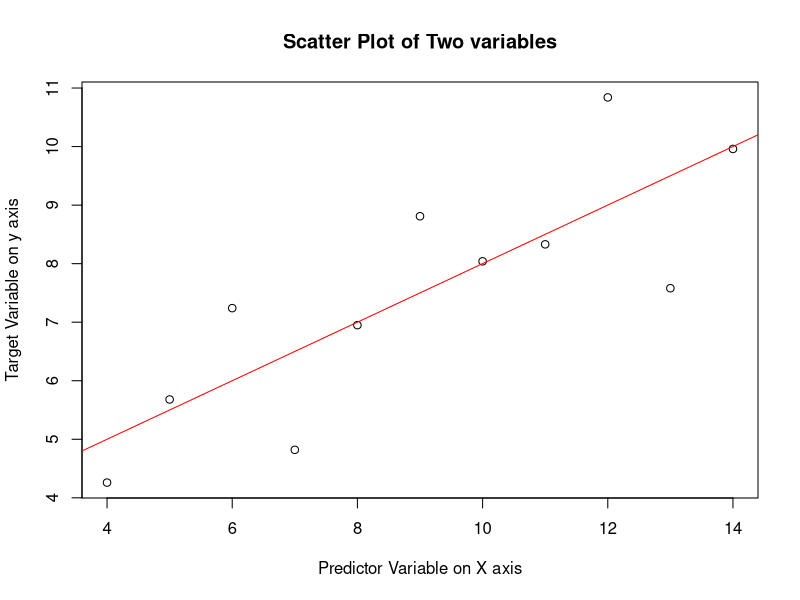
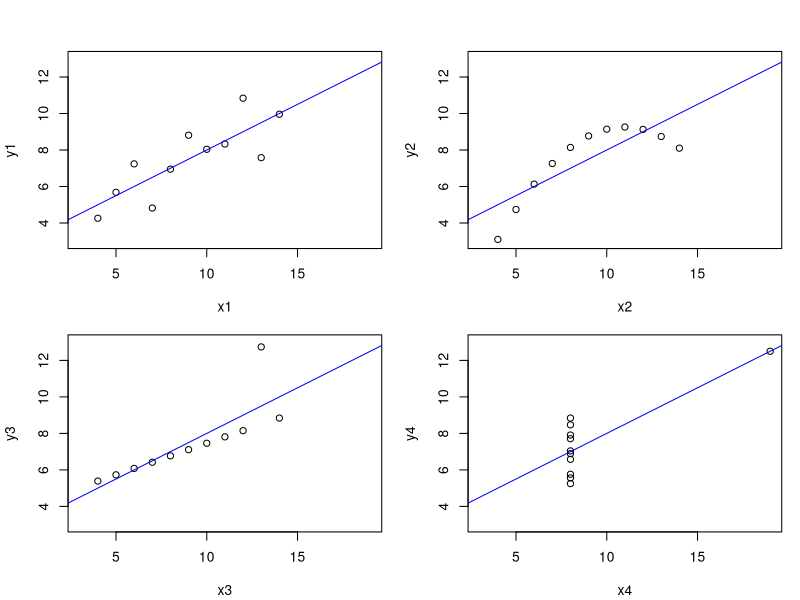
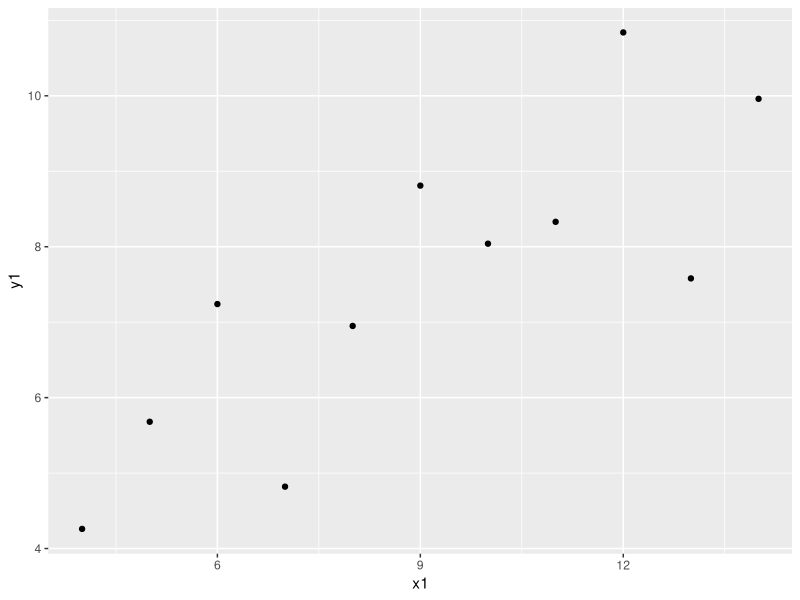
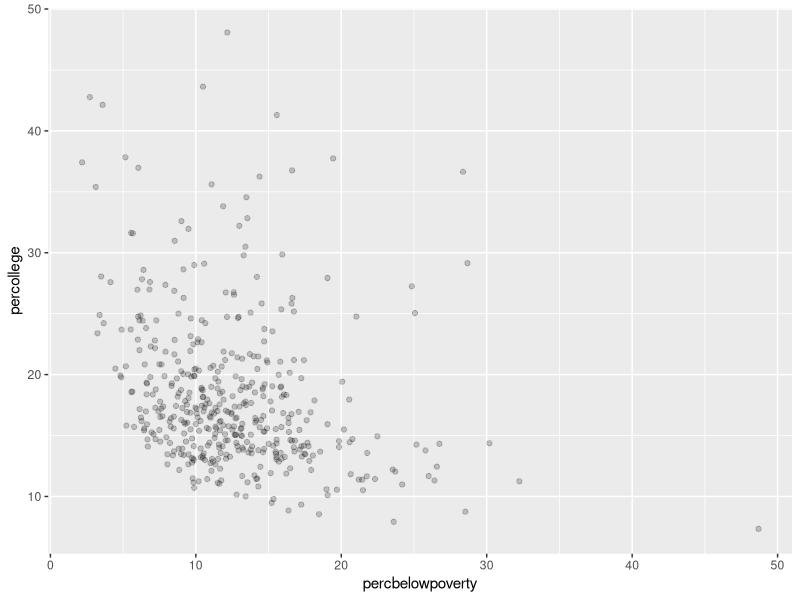
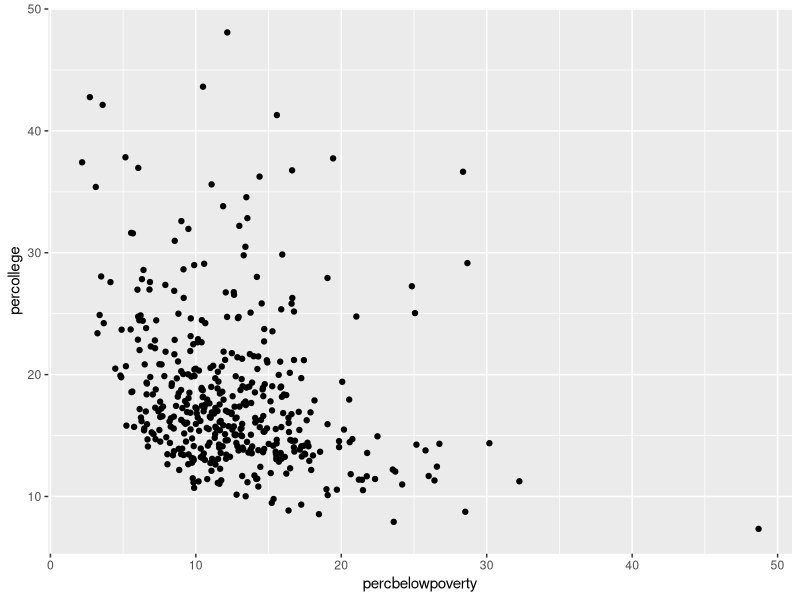
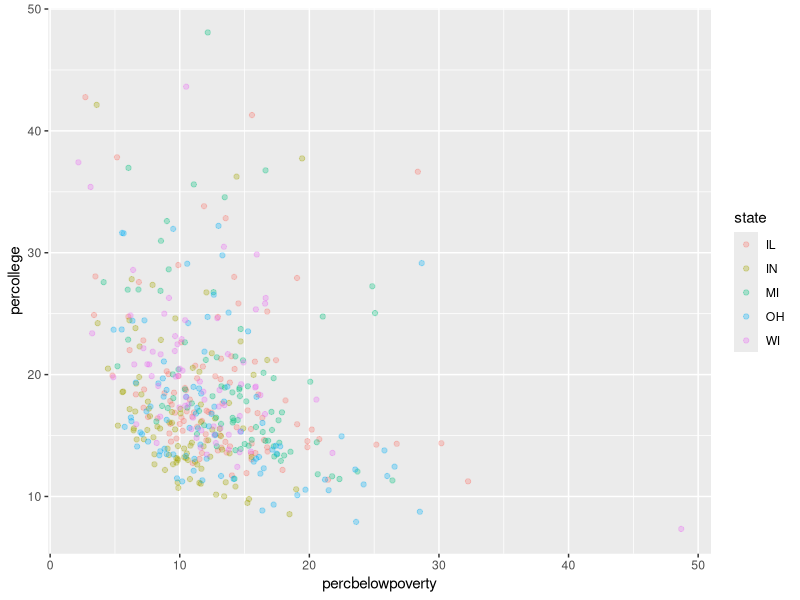
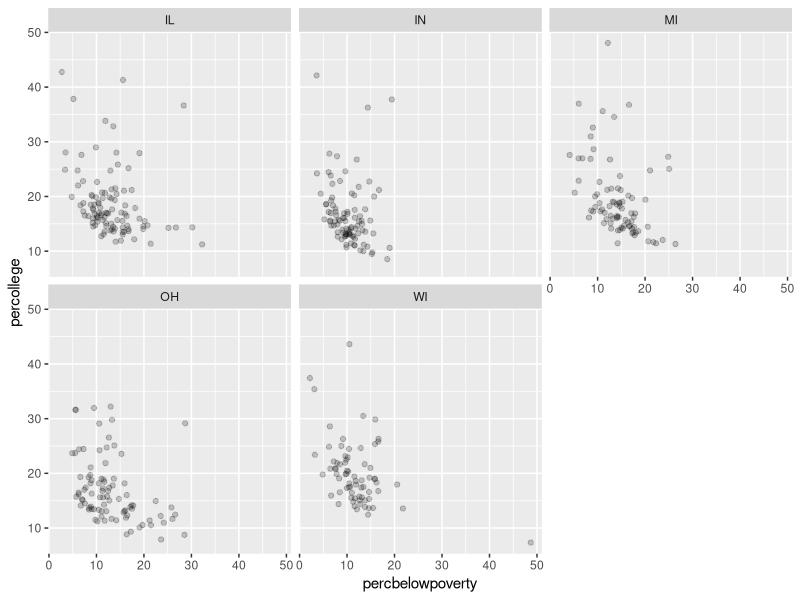
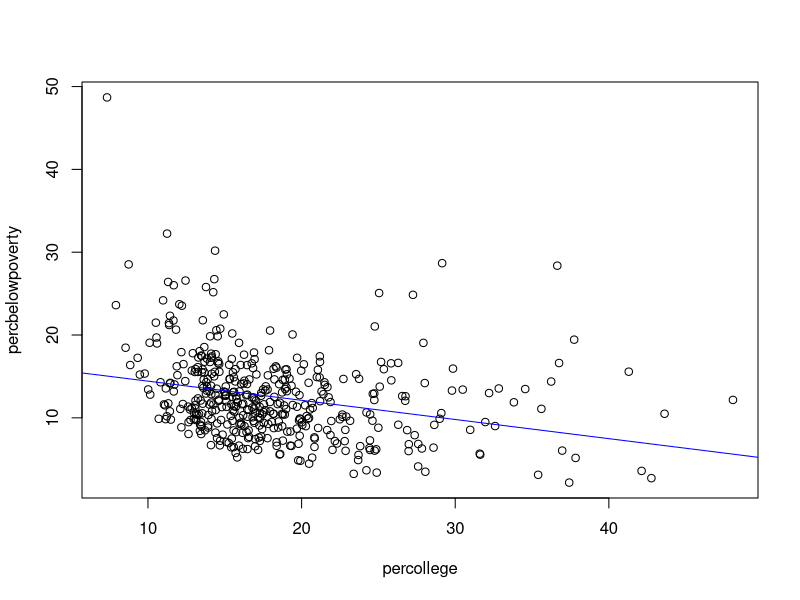

Write R code to recreate these figures, in order.
###########################################
# Tutorial 4: Correlation & Regression in R
###########################################

#### Goals:
#### 1. Learn how to make scatterplots in R, using base graphics and ggplot
#### 2. Learn how to use lm() and predict() to run a regression analysis

#install.packages("tidyverse")
library(ggplot2)

#################
# Loading in data
#################

#For today's class we will be using two built-in datasets from R and ggplot,
#"anscombe" and "midwest"

#loading built-in datasets
?data()

data("midwest")
data("anscombe")

##################
# Plots of Scatter
##################

#Scatter plots are your most useful tool for visualising the relationship 
#between two continuous variables

plot(anscombe$x1, anscombe$y1,
     main = "Scatter Plot of Two variables",
     xlab = "Predictor Variable on X axis",
     ylab = "Target Variable on y axis")

#We can run a simple linear regression on these two variables using the lm()
#function

lm(anscombe$y1 ~ anscombe$x1) #we use the tilde (~) operator to signify that
#the first variable *depends on* the second, with respect to the regression.

#lm() gives us the intercept and the slope for the regression. An easy way
#to plot this line is using abline() and calling the lm() function within it:

abline(lm(anscombe$y1 ~ anscombe$x1), col = "red") #this adds the line to our
#existing plot

################
# Quick Exercise
################

#Use the plot() function to make a scatter plot of the relationship between x2
#and y2 in the anscombe dataset. Add a regression line to the plot. What do you
#notice?



#############
# Correlation
#############

#When we measure the correlation between two variables, we are trying to put a
#number (between -1 and 1) on their association, i.e. do high values of x 
#correspond with high values of y, do low values correspond with low values?
#The metric we use to measure this is Pearson's correlation coefficient (r), 
#also called the product-moment correlation. We encountered this last week in 
#the cor() function:

cor(anscombe$x1, anscombe$y1)

#with the anscombe data.frame we have a typical coding puzzle: four x columns,
#and four y columns. How do we run a correlation on each paired column without
#endless copy-pasting? Write a "for" loop!

cors <- NULL #create a null object for our correlation results

for(i in 1:4) { #write a for loop to iterate through the x and y columns
  cors[i] <- cor(anscombe[paste0("x", i)], anscombe[paste0("y", i)])
}

cors

#It turns out our data have identical correlation coefficients. Let's plot them
#to see what they all look like (don't worry about the code here)

fmla <- y ~ x
op <- par(mfrow = c(2, 2), mar = 0.1+c(4,4,1,1), oma =  c(0, 0, 2, 0))
for(i in 1:4) {
  fmla[2:3] <- lapply(paste0(c("y","x"), i), as.name)
  plot(fmla, data = anscombe, xlim = c(3, 19), ylim = c(3, 13))
  abline(lm(fmla, data = anscombe), col = "blue")
}
par(op)

#the Anscombe dataset is actually a famous teaching set in statistics. It shows
#the dangers of relying on statistical output and not visualising your data.

?anscombe

# You may also want to check out this url in your own time: 
# https://www.autodesk.com/research/publications/same-stats-different-graphs 

########
# ggplot
########

#the ggplot package is probably now the most popular way of plotting in R. "Gg"
#stands for "grammar of graphics", and the package uses a specific syntax for
#plotting based upon the work of Leland Wilkinson. A good introduction to ggplot
#is provided in the Wickham/Grolemund "R for Data Science" book, which is 
#available online: https://r4ds.had.co.nz/data-visualisation.html

# A simple ggplot

ggplot(aes(x = x1, y = y1), data = anscombe) +
  geom_point()

#to use ggplot, rather than the plot() function, we call the ggplot() function.
#We supply to it our x and y arguments *inside* the aes() function, and our data
#using the argument data=. We then *add* the type of plot we want as a *geom*
#using the + operator. Here, we want a scatter plot, which is geom_point().

################
# Quick Exercise
################

#Inspect the "midwest" dataset. Using ggplot(), plot a scatterplot of the
#percent college educated as the predictor (x), and percent of people below 
#the poverty line as the target (y)


###############################
# Lots of Data Makes Me Jittery
###############################

#there are a couple of ways that ggplot makes life easier for us. Firstly, the
#syntax is a bit less punishing than base plotting. Secondly, there are a lot
#of advanced graphing tools we can use with minimal fuss. Some of these help
#when we have lots of data in our scatterplot. Try the following code:

ggplot(aes(percbelowpoverty, percollege), data = midwest) +
  geom_point(alpha = 0.2)

#adding the *alpha* argument to a scatter plot creates transparency, so we can
#see the "busy" areas of our plot more easily

ggplot(aes(percbelowpoverty, percollege), data = midwest) +
  geom_point(position = "jitter")

#supplying "jitter" to the position = "argument" adds a small amount of random
#noise to the scatter plot. Here it doesn't make a lot of difference, but it
#can help when your scatter plot has over-plotting issues (many points on the
#same spot)

####################
# Facet-nating Plots
####################

#another big help with ggplot is the ability to facet your plots. Take a look
#at these two plots

ggplot(aes(percbelowpoverty, percollege, colour = state), data = midwest) +
  geom_point(alpha = 0.3)

ggplot(aes(percbelowpoverty, percollege), data = midwest) +
  geom_point(alpha = 0.2) +
  facet_wrap(~state)

#in the first plot, we supply the categorical variable "state" to the colour =
#argument. It gives us a nice plot, but it's quite busy. In the second, we use
#the facet_wrap() geom function to make a separate plot for each category of
#the "state" variable.

################
# Quick Exercise
################

#Make a quick ggplot of "percbelowpoverty" and "percollege", including faceting 
#on the "inmetro" variable. In the call to aes() in the ggplot() function, 
#supply the variable "popadults" to the size = argument


############
# Regression
############

#We were already introduced to the lm() function at the beginning of class. 
#Let's use it now to analyse the relationship between college education and 
#poverty. 

coll_pov <- lm(percbelowpoverty ~ percollege, data = midwest)
summary(coll_pov)

#We know how to plot this in base R:

plot(percbelowpoverty ~ percollege, data = midwest)
abline(lm(percbelowpoverty ~ percollege, data = midwest), col = "blue")

#But how do we plot this using ggplot?

ggplot(aes(percollege, percbelowpoverty), data = midwest) +
  geom_point() +
  geom_smooth(method = "lm", formula = y ~ x)

#Remember, when you assign the output of lm() to an object, you get an object
#of class...

class(coll_pov)

#An object of class "lm" contains a lot of useful data

str(coll_pov)

#we can plot our residuals!
coll_pov_resid <- resid(coll_pov) #a function for extracting the residuals from
#a model object
plot(midwest$percollege, coll_pov_resid)
abline(h = 0, col = "red")

#with ggplot:
ggplot(aes(midwest$percollege, coll_pov_resid), data = NULL) +
  geom_point(alpha = 0.4) +
  geom_smooth()

############
# Predicting
############

#the lm() function gives us a model as an output, i.e. an intercept and a 
#slope coefficient. We can use these to *predict* the results for other data,
#by suppling our "lm" class object to the predict() function alongside a 
#data.frame of data we want to predict (you need the same variable name in your
#new data as you used in your model). Let's try that:

class(coll_pov)
new_df <- data.frame(percollege = c(runif(30, 0, 50))) #making a random vector 
#with similar characteristics to percollege
predict(coll_pov, newdata = new_df)

#what does predict do? It just fits our new data to the model. As you see
#when we plot it, we just get our regression line.
plot(new_df$percollege, predict(coll_pov, newdata = new_df)) 

?predict()
